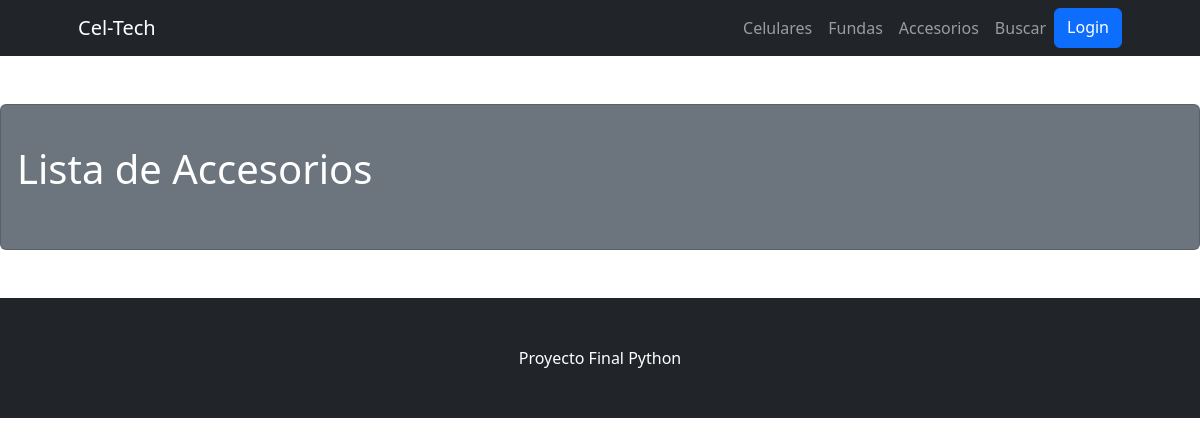
/CelTech/accesorios, run on an earlier commit of the app's database.
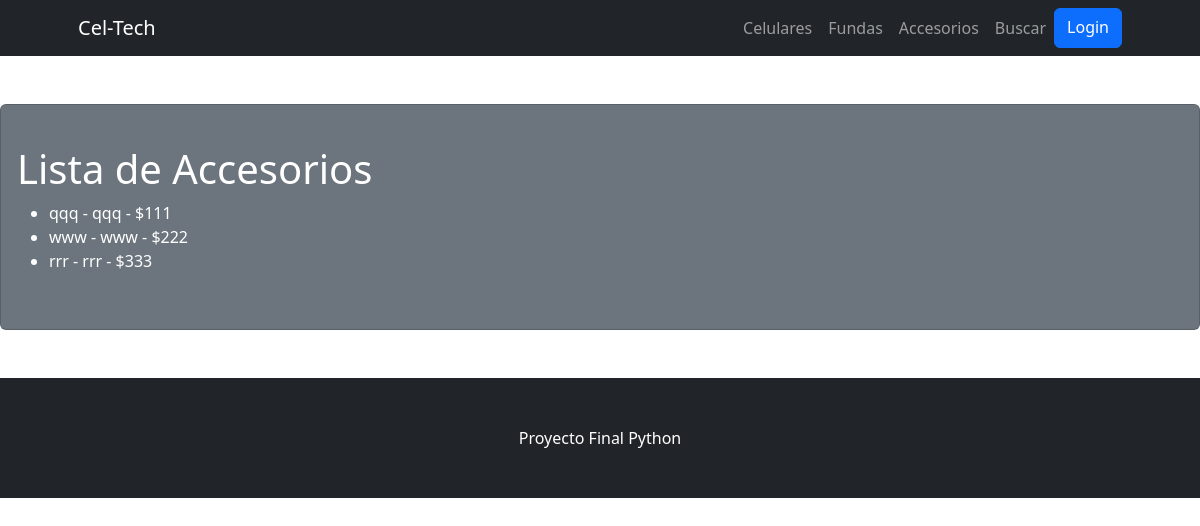
And on a later commit of the database.
### CelTech/models.py (models this page shows)
class Accesorios(models.Model):
    marca = models.CharField(max_length=20)
    tipo = models.CharField(max_length=20)
    precio = models.IntegerField()
    def __str__(self):
        return f'{self.marca} - {self.tipo} - ${self.precio}'

### CelTech/views.py (the view)
# urls.py: path('accesorios', accesorios, name="Accesorios"),
def accesorios(req):
    accesorio = Accesorios.objects.all()
    return render(req, "accesorios.html", {"accesorios": accesorio})

### CelTech/templates/accesorios.html
{% extends 'padre.html' %}
{% block cambiante %}
    <h1>Lista de Accesorios</h1>
    <ul>
        {% for accesorio in accesorios  %}
            <li>{{accesorio}}</li>
        {% endfor %}
    </ul>
{% endblock cambiante %}

What changed in the data, as far as the page shows it:
added Accesorios: marca+tipo+precio "qqq - qqq - $111"
added Accesorios: marca+tipo+precio "www - www - $222"
added Accesorios: marca+tipo+precio "rrr - rrr - $333"
